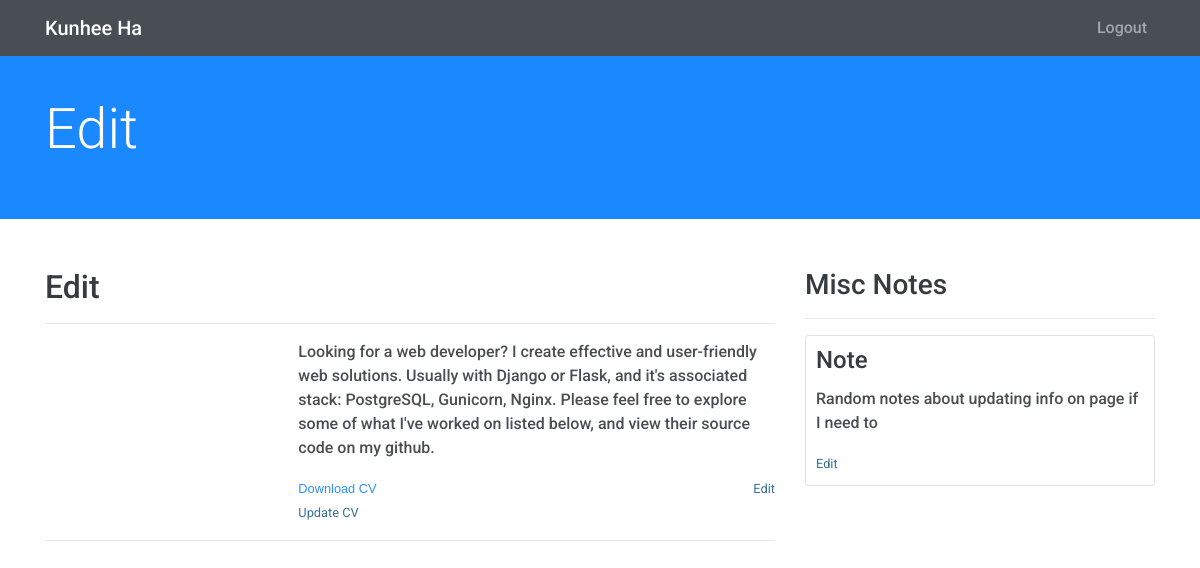
/admin (signed in), run on an earlier commit of the app's database.
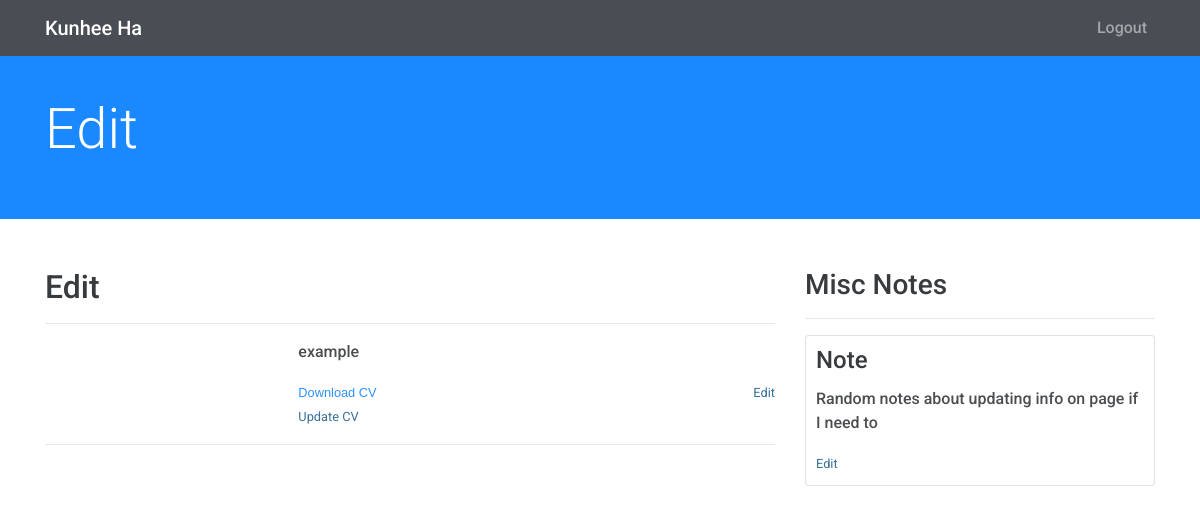
And on a later commit of the database.
### onlineportfolio/models.py (models this page shows, shortened)
class Person(db.Model, UserMixin):
    id = db.Column(db.Integer(), primary_key=True)
    name = db.Column(db.String(30), nullable=False)
    email = db.Column(db.String(120), unique=True, nullable=False)
    password = db.Column(db.String(60), nullable=False)
    cv_file = db.Column(db.String(20), nullable=True)
    personal_statement = db.Column(db.String(500), nullable=False)

### onlineportfolio/routes.py (the view, shortened to what this page needs)
@app.route('/admin', methods=['GET', 'POST'])
@login_required
def admin():
    cvform = AddCVForm()
    aboutform = AboutForm()
    viewcvform = ViewCVForm()
    imageform = AddImageForm()
    if viewcvform.cvsubmit.data and viewcvform.validate():
        me = Person.query.first()
        cv = me.cv_file
        mydirectory = os.path.join(app.root_path, 'static/cv')
        return send_from_directory(directory=mydirectory, filename=cv)
    if aboutform.validate_on_submit():
        current_user.personal_statement = aboutform.personal_statement.data
        db.session.commit()
        flash('Profile Updated', 'success')
    elif request.method == 'GET':
        if current_user.personal_statement:
            aboutform.personal_statement.data = current_user.personal_statement
    return render_template("admin.html", aboutform=aboutform, cvform=cvform, imageform=imageform, viewcvform=viewcvform)

### onlineportfolio/forms.py
class AddCVForm(FlaskForm):
    cv_file = FileField('Add CV', validators=[
                        FileAllowed(['doc', 'docx', 'pdf'])])
    submit = SubmitField('Upload')

class AboutForm(FlaskForm):
    personal_statement = TextAreaField(
        'Personal Statement', validators=[DataRequired()])
    submit = SubmitField('Save')

### onlineportfolio/models.py (called while the page is built)
@login_manager.user_loader
def load_user(user_id):
    return Person.query.get(int(user_id))

### onlineportfolio/templates/admin.html (shortened to what this page needs)
{% extends 'base.html' %}
{% block head %}
	<link rel="stylesheet" type="text/css" href="{{ url_for('static', filename='css/admin.css') }}">
{% endblock %}
{% block content %}
	<header>
		<nav class="navbar navbar-expand-lg navbar-dark bg-dark fixed-top">
			<div class="container">
				<a class="navbar-brand" href="#">Kunhee Ha</a>
				<div class="collapse navbar-collapse" id="navbarSupportedContent">
					<ul class="navbar-nav ml-auto">
						{% if current_user.is_authenticated %}
							<li class="nav-item">
								<a class="nav-link" href="{{ url_for('logout') }}">Logout</a>
							</li>
						{% else %}
							<li class="nav-item">
								<a class="nav-link" href="{{ url_for('login') }}">Login</a>
							</li>
						{% endif %}
					</ul>
				</div>
			</div>
		</nav>
	</header>
	<div class="bg-primary py-5 mb-5">
		<div class="container h-100">
			<div class="row h-100 align-items-center">
				<div class="col-lg-12">
					<h2 class="display-4 text-white mt-5 mb-2">Edit</h2>
				</div>
			</div>
		</div>
	</div>
	<div class="container">
		<div class="row">
			<div class="col-md-12">
			</div>
		</div>
		<div class="row">
			<div class="col-md-8 mb-5">
				<h2>Edit</h2>
				<hr>
				<div class="row">
					<div class="col-md-4 imagediv">
					</div>
					<div class="col-md-8">
						<p>{{ current_user.personal_statement }}</p>
						<div class="row">
							<div class="col-md-6">
								{% if not current_user.cv_file %}
									<small><a data-fancybox data-src='#addCV' href="">Add CV</a></small>
								{% elif current_user.cv_file %}
									<form method="POST" action="">
										<small>{{ viewcvform.cvsubmit(class="looklikelink") }}</small>
										<br>
										<small><a data-fancybox data-src='#addCV' href="">Update CV</a></small>
									</form>
								{% endif %}
							</div>
							<div class="col-md-6 text-right">
								<small><a data-fancybox data-src='#addDesc' href="">Edit</a></small>
							</div>
						</div>
					</div>
				</div>
				<hr>
			</div>
			<div class="col-md-4 mb-5">
				<h3>Misc Notes</h3>
				<hr>
				<div class="row">
					<div class="col-md-12">
						<div class="card degree">
							<div class="card-body">
								<h4 class="card-title">Note</h4>
								<p class="card-text">Random notes about updating info on page if I need to</p>
								<small><a data-fancybox data-src='' href="">Edit</a></small>
							</div>
						</div>
					</div>
				</div>
			</div>
		</div>
	</div>
{% endblock %}

### onlineportfolio/templates/base.html (shortened to what this page needs)
<!DOCTYPE html>
<html>
<head>
	<link rel="stylesheet" type="text/css" href="{{ url_for('static', filename='Bootstrap/css/bootstrap.min.css') }}">
	<link rel="stylesheet" type="text/css" href="{{ url_for('static', filename='font-awesome-4.7.0/css/font-awesome.min.css') }}">
	<link rel="stylesheet" type="text/css" href="{{ url_for('static', filename='fancybox/jquery.fancybox.min.css') }}">
	<link rel="stylesheet" type="text/css" href="{{ url_for('static', filename='css/animate.css') }}">
	<link rel="stylesheet" type="text/css" href="{{ url_for('static', filename='css/styles.css') }}">
	{% block head %}{% endblock %}
</head>
<body>
	{% block content %}{% endblock %}
</body>
</html>

### onlineportfolio/static/css/styles.css (style rules this page uses)
html { text-rendering: optimizeLegibility; -webkit-font-smoothing: antialiased; }
body { margin: 0; font-family: Roboto, sans-serif; font-weight: 500; opacity: 0.9; overflow-x: visible; }
h1, h2, h3, h4, h5, h6 { font-family: Roboto, sans-serif; }
p { opacity: 0.9; }
a { color: #21618C; text-decoration: none; background-color: transparent; }
ul { margin: 0; padding: 0; }
ul li { list-style-type: none; }
:root { --input-padding-x: 1.5rem; --input-padding-y: .75rem; }

### onlineportfolio/static/css/admin.css (style rules this page uses)
.imagediv { padding: 10px 15px; }
.text-right { text-align: right; }
.degree { padding: 0px; }
.degree .card-body { padding: 10px; }
.looklikelink { background: none!important; border: none; padding: 0!important; font-family: arial, sans-serif; color: #1584FF; cursor: pointer; }

What changed in the data, as far as the page shows it:
changed Person: personal_statement "Looking for a web developer? I create effective and user-friendly web solutions. Usually with Django or Flask, and it's associated stack: PostgreSQL, Gunicorn, Nginx. Please feel free to explore some of what I've worked on listed below, and view their source code on my github." → "example"
